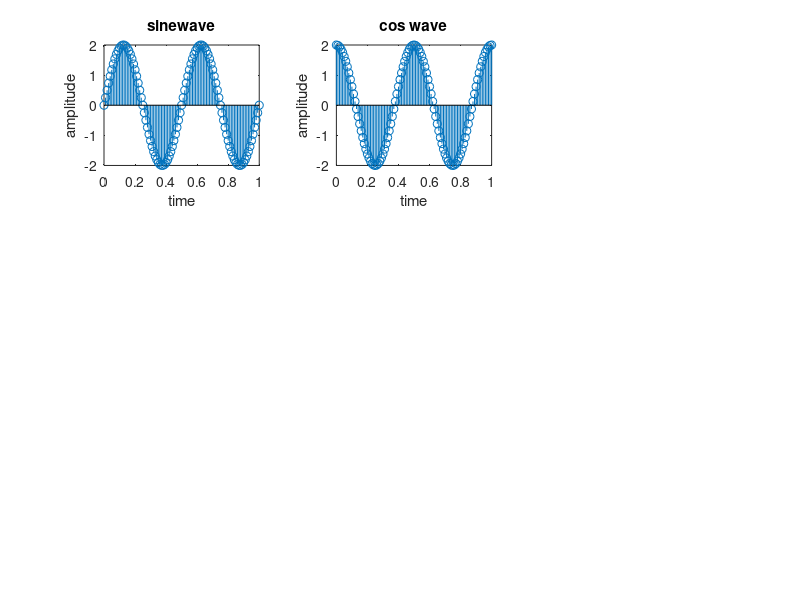

Here is the MATLAB script that generated this plot:
t = 0: 0.01: 1;
a = 2;
b = a * sin (2*pi*2*t);
subplot (3,3,1);
stem (t, b);
xlabel('time');
ylabel('amplitude');
title('sinewave');

b1 = a* cos (2*pi*2*t);
subplot (3,3,2);
stem (t, b1);
xlabel('time');
ylabel('amplitude');
title('cos wave');